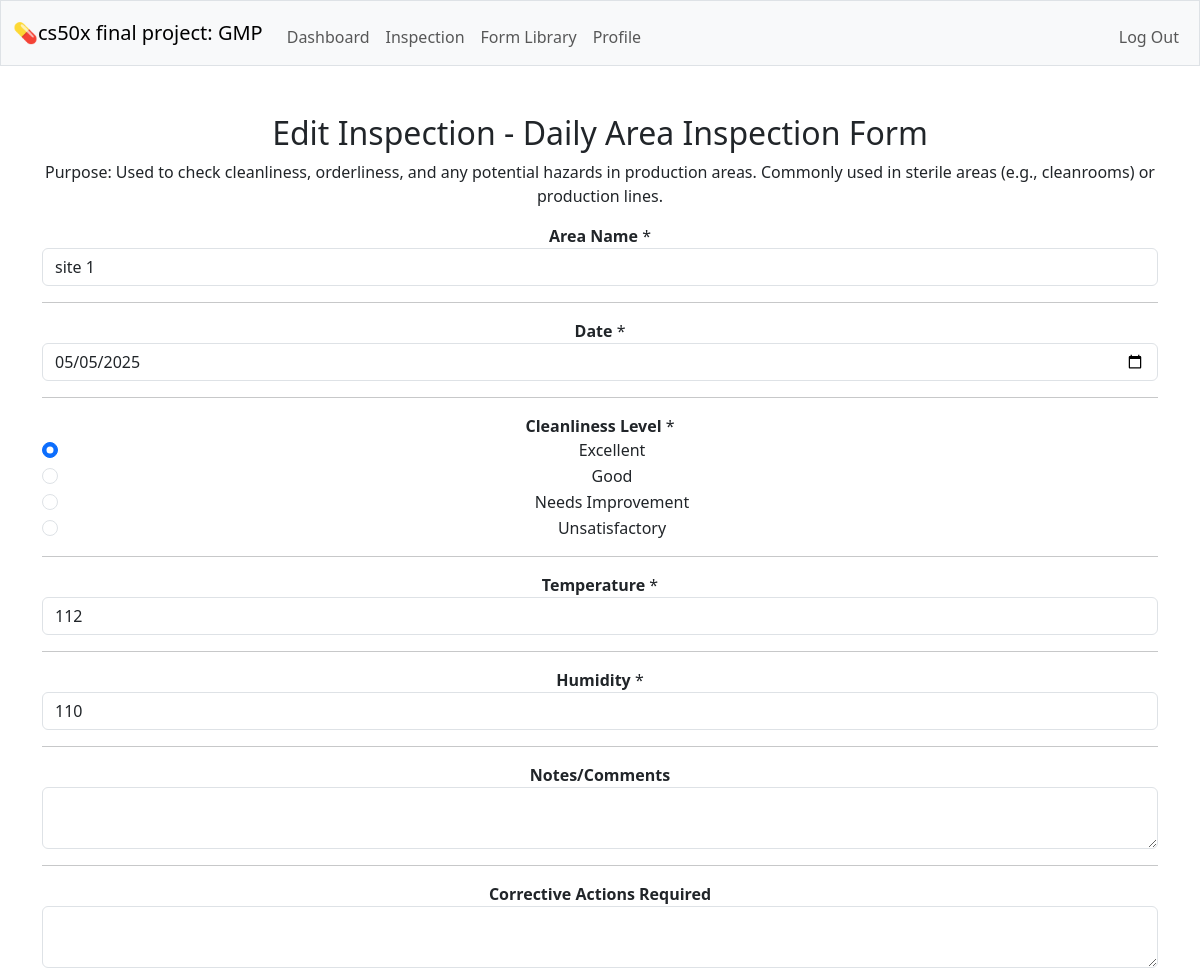
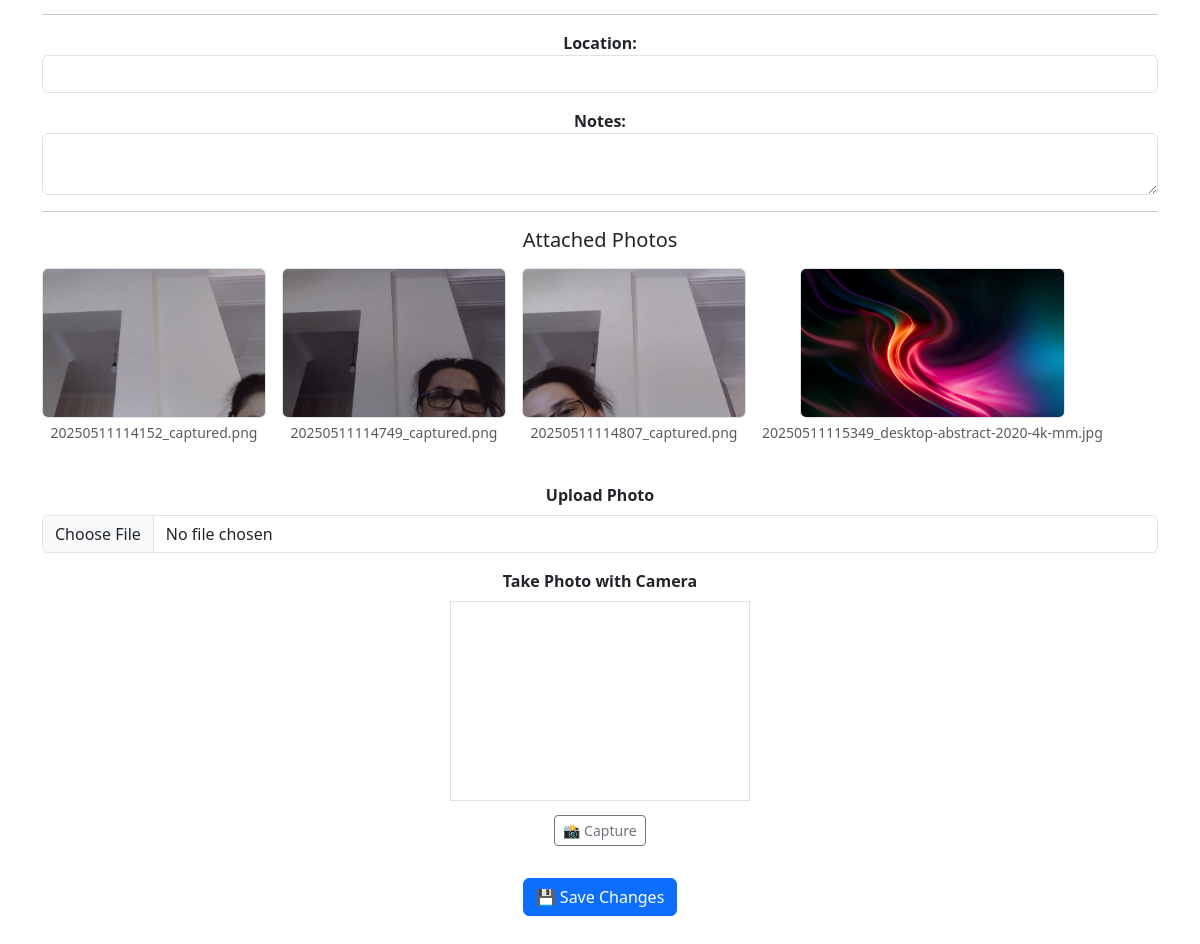
The page /inspection/18/edit (signed in) on the database its author committed (2 pictures, top to bottom).
### tables this page shows
CREATE TABLE forms (id INTEGER PRIMARY KEY AUTOINCREMENT NOT NULL, name TEXT NOT NULL UNIQUE, description TEXT NOT NULL, created_by INTEGER NOT NULL, FOREIGN KEY (created_by) REFERENCES users(id) );

CREATE TABLE inspection_fields ( id INTEGER PRIMARY KEY AUTOINCREMENT NOT NULL, inspection_id INTEGER NOT NULL, field_id INTEGER NOT NULL, value TEXT, comment TEXT, FOREIGN KEY (inspection_id) REFERENCES inspections(id), FOREIGN KEY (field_id) REFERENCES form_fields(id) );

CREATE TABLE form_fields (id INTEGER PRIMARY KEY AUTOINCREMENT NOT NULL, form_id INTEGER NOT NULL, label TEXT NOT NULL, field_type TEXT NOT NULL,  options TEXT, required BOOLEAN NOT NULL DEFAULT 1, display_order INTEGER DEFAULT 0,  FOREIGN KEY (form_id) REFERENCES forms(id) );

CREATE TABLE inspection_images (id INTEGER PRIMARY KEY AUTOINCREMENT, inspection_id INTEGER NOT NULL, filename TEXT NOT NULL, uploaded_at TIMESTAMP DEFAULT CURRENT_TIMESTAMP, FOREIGN KEY (inspection_id) REFERENCES inspections(id));

### app.py (the view, shortened to what this page needs)
@app.route('/inspection/<int:inspection_id>/edit', methods=['GET', 'POST'])
@login_required
def inspection_edit(inspection_id):
    inspection = db.execute("SELECT * FROM inspections WHERE id = ?", inspection_id)
    if not inspection:
        flash("Inspection not found.", "danger")
        return redirect("/inspection_show")
    inspection = inspection[0]
    form = db.execute("SELECT * FROM forms WHERE id = ?", inspection["form_id"])[0]
    fields = db.execute("""
        SELECT f.*, i.value
        FROM form_fields f
        LEFT JOIN inspection_fields i ON i.field_id = f.id AND i.inspection_id = ?
        WHERE f.form_id = ?
        ORDER BY f.display_order ASC
    """, inspection_id, form["id"])
    images = db.execute("SELECT * FROM inspection_images WHERE inspection_id = ?", inspection_id)
    return render_template("inspection_edit.html", form=form, fields=fields, inspection=inspection, images=images)

### helpers.py (called while the page is built)
def login_required(f):
    @wraps(f)
    def decorated_function(*args, **kwargs):
        if session.get("user_id") is None:
            return redirect("/login")
        return f(*args, **kwargs)
    return decorated_function

### templates/inspection_edit.html (shortened to what this page needs)
{% extends "layout.html" %}
{% block main %}
<h2>Edit Inspection - {{ form.name }}</h2>
<p>{{ form.description }}</p>
<form method="post" enctype="multipart/form-data">
    {% for field in fields %}
        <div class="mb-3">
            <label><strong>{{ field.label }}</strong>{% if field.required %} *{% endif %}</label><br>
            {% if field.field_type == 'text' %}
                <input type="text" name="field_{{ field.id }}" class="form-control" value="{{ field.value }}">
            {% elif field.field_type == 'textarea' %}
                <textarea name="field_{{ field.id }}" class="form-control">{{ field.value }}</textarea>
            {% elif field.field_type == 'radio' and field.options %}
                {% for option in field.options.split(',') %}
                    <div class="form-check">
                        <input class="form-check-input" type="radio" name="field_{{ field.id }}"
                            value="{{ option|trim }}" {% if field.value == option|trim %}checked{% endif %}>
                        <label class="form-check-label">{{ option|trim }}</label>
                    </div>
                {% endfor %}
            {% elif field.field_type == 'number' %}
                <input type="number" name="field_{{ field.id }}" class="form-control" value="{{ field.value }}">
            {% elif field.field_type == 'date' %}
                <input type="date" name="field_{{ field.id }}" class="form-control" value="{{ field.value }}">
            {% endif %}
        </div>
        <hr>
    {% endfor %}
    <div class="mb-3">
        <label><strong>Location:</strong></label>
        <input type="text" name="location" class="form-control" value="{{ inspection.location }}">
    </div>
    <div class="mb-3">
        <label><strong>Notes:</strong></label>
        <textarea name="notes" class="form-control">{{ inspection.notes }}</textarea>
    </div>
    <hr>
    {% if images %}
        <h5 class="mb-3">Attached Photos</h5>
        <div class="d-flex flex-wrap gap-3 mb-4">
            {% for image in images %}
                <div class="text-center">
                    <img src="{{ url_for('static', filename='inspection_photos/' ~ image.filename) }}"
                         alt="Photo" style="max-height: 150px;" class="rounded border">
                    <p class="small text-muted mt-1">{{ image.filename }}</p>
                </div>
            {% endfor %}
        </div>
    {% endif %}
    <div class="mb-3">
        <label for="photo_upload" class="form-label"><strong>Upload Photo</strong></label>
        <input type="file" name="photo_upload" accept="image/*" class="form-control">
    </div>
    <div class="mb-3">
        <label class="form-label"><strong>Take Photo with Camera</strong></label><br>
        <video id="camera" width="300" height="200" autoplay class="border mb-2"></video><br>
        <button type="button" onclick="capturePhoto()" class="btn btn-outline-secondary btn-sm">📸 Capture</button><br>
    </div>
    <button type="submit" class="btn btn-primary mt-3">💾 Save Changes</button>
</form>
{% endblock %}

### rows shown on the page
forms: name "Daily Area Inspection Form", description "Purpose: Used to check cleanliness, orderliness, and any potential hazards in production areas. Commonly used in sterile areas (e.g., cleanrooms) or production lines."
inspection_fields: label "Area Name", value "site 1"
inspection_fields: label "Date", value "05/05/2025"
inspection_fields: label "Cleanliness Level", value "☑", option "Excellent" "Good" "Needs Improvement" "Unsatisfactory"
inspection_fields: label "Temperature", value "112"
inspection_fields: label "Humidity", value "110"
inspection_fields: label "Notes/Comments"
inspection_fields: label "Corrective Actions Required"
inspection_images: filename (picture), filename "20250511114152_captured.png"
inspection_images: filename (picture), filename "20250511114749_captured.png"
inspection_images: filename (picture), filename "20250511114807_captured.png"
inspection_images: filename (picture), filename "20250511115349_desktop-abstract-2020-4k-mm.jpg"
